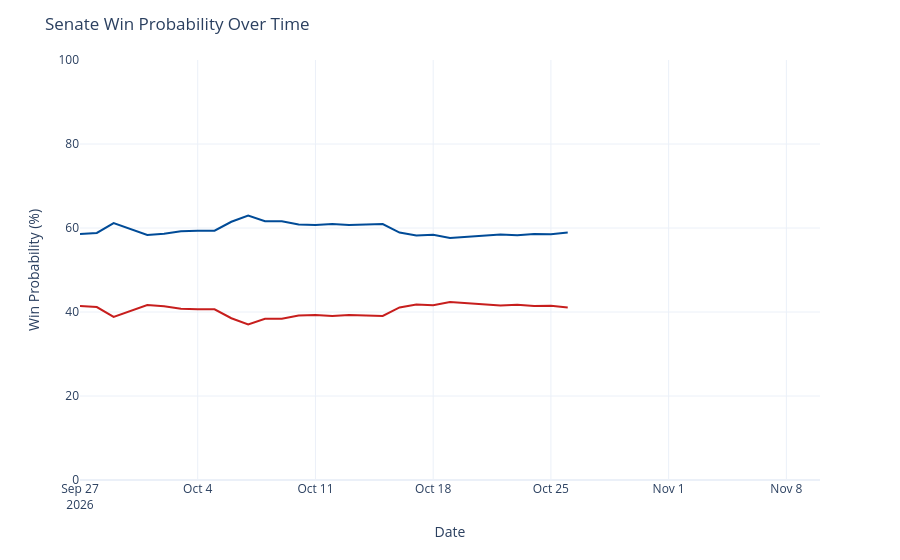

Notebook code cell kept with this figure:
### Code cell
chance_over_time = output_ts[(output_ts['geo'] == 'US Senate') &
                             (output_ts['type'] == 'chance')]
chance_over_time['rep_chance'] = chance_over_time['y'].map(lambda x: 100 - x)
chance_over_time = chance_over_time.rename({'y': 'Democrats', 'rep_chance': 'Republicans'}, axis=1)
chance_time_ser = px.line(chance_over_time, x='date', y=['Democrats', 'Republicans'], template='plotly_white',
                         color_discrete_map={'Democrats': '#004b97', 'Republicans': '#c71e1d'},)
chance_time_ser.update_traces(hovertemplate="%{y:.1f}%")
chance_time_ser.update_layout(
    xaxis=dict(range=[pd.to_datetime('2026-09-27'), pd.to_datetime('2026-11-10')]),
    yaxis=dict(range=[0, 100]),
    xaxis_title='Date',
    yaxis_title='Win Probability (%)',
    title=dict(text="Senate Win Probability Over Time"),
    hovermode="x",
    showlegend=False
)
chance_time_ser

### Figure 1 — Plotly figure (JSON) as saved in the notebook; plotly's stock layout.template omitted (floating-point values rounded to 4 significant figures)
{"data": [{"hovertemplate": "%{y:.1f}%", "legendgroup": "Democrats", "line": {"color": "#004b97", "dash": "solid"}, "marker": {"symbol": "circle"}, "mode": "lines", "name": "Democrats", "orientation": "v", "showlegend": true, "type": "scatter", "x": ["2026-09-27", "2026-09-28", "2026-09-29", "2026-09-30", "2026-10-01", "2026-10-02", "2026-10-03", "2026-10-04", "2026-10-05", "2026-10-06", "2026-10-07", "2026-10-08", "2026-10-09", "2026-10-10", "2026-10-11", "2026-10-12", "2026-10-13", "2026-10-15", "2026-10-16", "2026-10-17", "2026-10-18", "2026-10-19", "2026-10-20", "2026-10-21", "2026-10-22", "2026-10-23", "2026-10-24", "2026-10-25", "2026-10-26"], "xaxis": "x", "y": [58.6, 58.83, 61.17, 59.8, 58.36, 58.64, 59.21, 59.34, 59.36, 61.49, 62.99, 61.61, 61.59, 60.85, 60.69, 60.92, 60.74, 60.95, 58.91, 58.21, 58.41, 57.61, 57.88, 58.25, 58.48, 58.3, 58.59, 58.54, 58.91], "yaxis": "y"}, {"hovertemplate": "%{y:.1f}%", "legendgroup": "Republicans", "line": {"color": "#c71e1d", "dash": "solid"}, "marker": {"symbol": "circle"}, "mode": "lines", "name": "Republicans", "orientation": "v", "showlegend": true, "type": "scatter", "x": ["2026-09-27", "2026-09-28", "2026-09-29", "2026-09-30", "2026-10-01", "2026-10-02", "2026-10-03", "2026-10-04", "2026-10-05", "2026-10-06", "2026-10-07", "2026-10-08", "2026-10-09", "2026-10-10", "2026-10-11", "2026-10-12", "2026-10-13", "2026-10-15", "2026-10-16", "2026-10-17", "2026-10-18", "2026-10-19", "2026-10-20", "2026-10-21", "2026-10-22", "2026-10-23", "2026-10-24", "2026-10-25", "2026-10-26"], "xaxis": "x", "y": [41.4, 41.17, 38.83, 40.2, 41.64, 41.36, 40.79, 40.66, 40.64, 38.51, 37.01, 38.39, 38.41, 39.15, 39.31, 39.08, 39.26, 39.05, 41.09, 41.79, 41.59, 42.39, 42.12, 41.75, 41.52, 41.7, 41.41, 41.46, 41.09], "yaxis": "y"}], "layout": {"hovermode": "x", "legend": {"title": {"text": "variable"}, "tracegroupgap": 0}, "margin": {"t": 60}, "showlegend": false, "title": {"text": "Senate Win Probability Over Time"}, "xaxis": {"anchor": "y", "domain": [0, 1], "range": ["2026-09-27T00:00:00", "2026-11-10T00:00:00"], "title": {"text": "Date"}}, "yaxis": {"anchor": "x", "domain": [0, 1], "range": [0, 100], "title": {"text": "Win Probability (%)"}}}}
